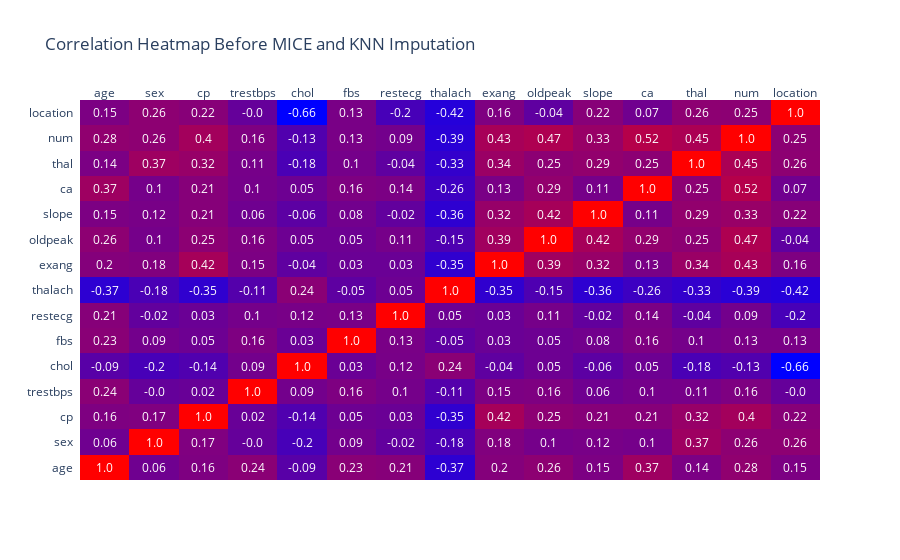

Write notebook code for a chart like this one.
### Markdown cell above
## Correlation and Outliers

### Code cell
col_names = list(df_no_dup.columns)
corr_matrix = np.round(df_no_dup.corr().values, 2)

fig_heatmap = ff.create_annotated_heatmap(
    z=corr_matrix,
    x=col_names,
    y=col_names,
    colorscale="bluered"
)
fig_heatmap.update_layout(
    title="Correlation Heatmap Before MICE and KNN Imputation",
)
fig_heatmap.show()

### Figure 1 — Plotly figure (JSON) as saved in the notebook; plotly's stock layout.template omitted (floating-point values rounded to 4 significant figures; data arrays with more than 128 entries replaced by an {"elided": "..."} marker saying what was removed)
{"data": [{"colorscale": [[0, "rgb(0,0,255)"], [1, "rgb(255,0,0)"]], "reversescale": false, "showscale": false, "type": "heatmap", "x": ["age", "sex", "cp", "trestbps", "chol", "fbs", "restecg", "thalach", "exang", "oldpeak", "slope", "ca", "thal", "num", "location"], "y": ["age", "sex", "cp", "trestbps", "chol", "fbs", "restecg", "thalach", "exang", "oldpeak", "slope", "ca", "thal", "num", "location"], "z": {"elided": "15x15 float values"}}], "layout": {"annotations": [{"font": {"color": "#FFFFFF"}, "showarrow": false, "text": "1.0", "x": "age", "xref": "x", "y": "age", "yref": "y"}, {"font": {"color": "#FFFFFF"}, "showarrow": false, "text": "0.06", "x": "sex", "xref": "x", "y": "age", "yref": "y"}, {"font": {"color": "#FFFFFF"}, "showarrow": false, "text": "0.16", "x": "cp", "xref": "x", "y": "age", "yref": "y"}, {"font": {"color": "#FFFFFF"}, "showarrow": false, "text": "0.24", "x": "trestbps", "xref": "x", "y": "age", "yref": "y"}, {"font": {"color": "#FFFFFF"}, "showarrow": false, "text": "-0.09", "x": "chol", "xref": "x", "y": "age", "yref": "y"}, {"font": {"color": "#FFFFFF"}, "showarrow": false, "text": "0.23", "x": "fbs", "xref": "x", "y": "age", "yref": "y"}, {"font": {"color": "#FFFFFF"}, "showarrow": false, "text": "0.21", "x": "restecg", "xref": "x", "y": "age", "yref": "y"}, {"font": {"color": "#FFFFFF"}, "showarrow": false, "text": "-0.37", "x": "thalach", "xref": "x", "y": "age", "yref": "y"}, {"font": {"color": "#FFFFFF"}, "showarrow": false, "text": "0.2", "x": "exang", "xref": "x", "y": "age", "yref": "y"}, {"font": {"color": "#FFFFFF"}, "showarrow": false, "text": "0.26", "x": "oldpeak", "xref": "x", "y": "age", "yref": "y"}, {"font": {"color": "#FFFFFF"}, "showarrow": false, "text": "0.15", "x": "slope", "xref": "x", "y": "age", "yref": "y"}, {"font": {"color": "#FFFFFF"}, "showarrow": false, "text": "0.37", "x": "ca", "xref": "x", "y": "age", "yref": "y"}, {"font": {"color": "#FFFFFF"}, "showarrow": false, "text": "0.14", "x": "thal", "xref": "x", "y": "age", "yref": "y"}, {"font": {"color": "#FFFFFF"}, "showarrow": false, "text": "0.28", "x": "num", "xref": "x", "y": "age", "yref": "y"}, {"font": {"color": "#FFFFFF"}, "showarrow": false, "text": "0.15", "x": "location", "xref": "x", "y": "age", "yref": "y"}, {"font": {"color": "#FFFFFF"}, "showarrow": false, "text": "0.06", "x": "age", "xref": "x", "y": "sex", "yref": "y"}, {"font": {"color": "#FFFFFF"}, "showarrow": false, "text": "1.0", "x": "sex", "xref": "x", "y": "sex", "yref": "y"}, {"font": {"color": "#FFFFFF"}, "showarrow": false, "text": "0.17", "x": "cp", "xref": "x", "y": "sex", "yref": "y"}, {"font": {"color": "#FFFFFF"}, "showarrow": false, "text": "-0.0", "x": "trestbps", "xref": "x", "y": "sex", "yref": "y"}, {"font": {"color": "#FFFFFF"}, "showarrow": false, "text": "-0.2", "x": "chol", "xref": "x", "y": "sex", "yref": "y"}, {"font": {"color": "#FFFFFF"}, "showarrow": false, "text": "0.09", "x": "fbs", "xref": "x", "y": "sex", "yref": "y"}, {"font": {"color": "#FFFFFF"}, "showarrow": false, "text": "-0.02", "x": "restecg", "xref": "x", "y": "sex", "yref": "y"}, {"font": {"color": "#FFFFFF"}, "showarrow": false, "text": "-0.18", "x": "thalach", "xref": "x", "y": "sex", "yref": "y"}, {"font": {"color": "#FFFFFF"}, "showarrow": false, "text": "0.18", "x": "exang", "xref": "x", "y": "sex", "yref": "y"}, {"font": {"color": "#FFFFFF"}, "showarrow": false, "text": "0.1", "x": "oldpeak", "xref": "x", "y": "sex", "yref": "y"}, {"font": {"color": "#FFFFFF"}, "showarrow": false, "text": "0.12", "x": "slope", "xref": "x", "y": "sex", "yref": "y"}, {"font": {"color": "#FFFFFF"}, "showarrow": false, "text": "0.1", "x": "ca", "xref": "x", "y": "sex", "yref": "y"}, {"font": {"color": "#FFFFFF"}, "showarrow": false, "text": "0.37", "x": "thal", "xref": "x", "y": "sex", "yref": "y"}, {"font": {"color": "#FFFFFF"}, "showarrow": false, "text": "0.26", "x": "num", "xref": "x", "y": "sex", "yref": "y"}, {"font": {"color": "#FFFFFF"}, "showarrow": false, "text": "0.26", "x": "location", "xref": "x", "y": "sex", "yref": "y"}, {"font": {"color": "#FFFFFF"}, "showarrow": false, "text": "0.16", "x": "age", "xref": "x", "y": "cp", "yref": "y"}, {"font": {"color": "#FFFFFF"}, "showarrow": false, "text": "0.17", "x": "sex", "xref": "x", "y": "cp", "yref": "y"}, {"font": {"color": "#FFFFFF"}, "showarrow": false, "text": "1.0", "x": "cp", "xref": "x", "y": "cp", "yref": "y"}, {"font": {"color": "#FFFFFF"}, "showarrow": false, "text": "0.02", "x": "trestbps", "xref": "x", "y": "cp", "yref": "y"}, {"font": {"color": "#FFFFFF"}, "showarrow": false, "text": "-0.14", "x": "chol", "xref": "x", "y": "cp", "yref": "y"}, {"font": {"color": "#FFFFFF"}, "showarrow": false, "text": "0.05", "x": "fbs", "xref": "x", "y": "cp", "yref": "y"}, {"font": {"color": "#FFFFFF"}, "showarrow": false, "text": "0.03", "x": "restecg", "xref": "x", "y": "cp", "yref": "y"}, {"font": {"color": "#FFFFFF"}, "showarrow": false, "text": "-0.35", "x": "thalach", "xref": "x", "y": "cp", "yref": "y"}, {"font": {"color": "#FFFFFF"}, "showarrow": false, "text": "0.42", "x": "exang", "xref": "x", "y": "cp", "yref": "y"}, {"font": {"color": "#FFFFFF"}, "showarrow": false, "text": "0.25", "x": "oldpeak", "xref": "x", "y": "cp", "yref": "y"}, {"font": {"color": "#FFFFFF"}, "showarrow": false, "text": "0.21", "x": "slope", "xref": "x", "y": "cp", "yref": "y"}, {"font": {"color": "#FFFFFF"}, "showarrow": false, "text": "0.21", "x": "ca", "xref": "x", "y": "cp", "yref": "y"}, {"font": {"color": "#FFFFFF"}, "showarrow": false, "text": "0.32", "x": "thal", "xref": "x", "y": "cp", "yref": "y"}, {"font": {"color": "#FFFFFF"}, "showarrow": false, "text": "0.4", "x": "num", "xref": "x", "y": "cp", "yref": "y"}, {"font": {"color": "#FFFFFF"}, "showarrow": false, "text": "0.22", "x": "location", "xref": "x", "y": "cp", "yref": "y"}, {"font": {"color": "#FFFFFF"}, "showarrow": false, "text": "0.24", "x": "age", "xref": "x", "y": "trestbps", "yref": "y"}, {"font": {"color": "#FFFFFF"}, "showarrow": false, "text": "-0.0", "x": "sex", "xref": "x", "y": "trestbps", "yref": "y"}, {"font": {"color": "#FFFFFF"}, "showarrow": false, "text": "0.02", "x": "cp", "xref": "x", "y": "trestbps", "yref": "y"}, {"font": {"color": "#FFFFFF"}, "showarrow": false, "text": "1.0", "x": "trestbps", "xref": "x", "y": "trestbps", "yref": "y"}, {"font": {"color": "#FFFFFF"}, "showarrow": false, "text": "0.09", "x": "chol", "xref": "x", "y": "trestbps", "yref": "y"}, {"font": {"color": "#FFFFFF"}, "showarrow": false, "text": "0.16", "x": "fbs", "xref": "x", "y": "trestbps", "yref": "y"}, {"font": {"color": "#FFFFFF"}, "showarrow": false, "text": "0.1", "x": "restecg", "xref": "x", "y": "trestbps", "yref": "y"}, {"font": {"color": "#FFFFFF"}, "showarrow": false, "text": "-0.11", "x": "thalach", "xref": "x", "y": "trestbps", "yref": "y"}, {"font": {"color": "#FFFFFF"}, "showarrow": false, "text": "0.15", "x": "exang", "xref": "x", "y": "trestbps", "yref": "y"}, {"font": {"color": "#FFFFFF"}, "showarrow": false, "text": "0.16", "x": "oldpeak", "xref": "x", "y": "trestbps", "yref": "y"}, {"font": {"color": "#FFFFFF"}, "showarrow": false, "text": "0.06", "x": "slope", "xref": "x", "y": "trestbps", "yref": "y"}, {"font": {"color": "#FFFFFF"}, "showarrow": false, "text": "0.1", "x": "ca", "xref": "x", "y": "trestbps", "yref": "y"}, {"font": {"color": "#FFFFFF"}, "showarrow": false, "text": "0.11", "x": "thal", "xref": "x", "y": "trestbps", "yref": "y"}, {"font": {"color": "#FFFFFF"}, "showarrow": false, "text": "0.16", "x": "num", "xref": "x", "y": "trestbps", "yref": "y"}, {"font": {"color": "#FFFFFF"}, "showarrow": false, "text": "-0.0", "x": "location", "xref": "x", "y": "trestbps", "yref": "y"}, {"font": {"color": "#FFFFFF"}, "showarrow": false, "text": "-0.09", "x": "age", "xref": "x", "y": "chol", "yref": "y"}, {"font": {"color": "#FFFFFF"}, "showarrow": false, "text": "-0.2", "x": "sex", "xref": "x", "y": "chol", "yref": "y"}, {"font": {"color": "#FFFFFF"}, "showarrow": false, "text": "-0.14", "x": "cp", "xref": "x", "y": "chol", "yref": "y"}, {"font": {"color": "#FFFFFF"}, "showarrow": false, "text": "0.09", "x": "trestbps", "xref": "x", "y": "chol", "yref": "y"}, {"font": {"color": "#FFFFFF"}, "showarrow": false, "text": "1.0", "x": "chol", "xref": "x", "y": "chol", "yref": "y"}, {"font": {"color": "#FFFFFF"}, "showarrow": false, "text": "0.03", "x": "fbs", "xref": "x", "y": "chol", "yref": "y"}, {"font": {"color": "#FFFFFF"}, "showarrow": false, "text": "0.12", "x": "restecg", "xref": "x", "y": "chol", "yref": "y"}, {"font": {"color": "#FFFFFF"}, "showarrow": false, "text": "0.24", "x": "thalach", "xref": "x", "y": "chol", "yref": "y"}, {"font": {"color": "#FFFFFF"}, "showarrow": false, "text": "-0.04", "x": "exang", "xref": "x", "y": "chol", "yref": "y"}, {"font": {"color": "#FFFFFF"}, "showarrow": false, "text": "0.05", "x": "oldpeak", "xref": "x", "y": "chol", "yref": "y"}, {"font": {"color": "#FFFFFF"}, "showarrow": false, "text": "-0.06", "x": "slope", "xref": "x", "y": "chol", "yref": "y"}, {"font": {"color": "#FFFFFF"}, "showarrow": false, "text": "0.05", "x": "ca", "xref": "x", "y": "chol", "yref": "y"}, {"font": {"color": "#FFFFFF"}, "showarrow": false, "text": "-0.18", "x": "thal", "xref": "x", "y": "chol", "yref": "y"}, {"font": {"color": "#FFFFFF"}, "showarrow": false, "text": "-0.13", "x": "num", "xref": "x", "y": "chol", "yref": "y"}, {"font": {"color": "#FFFFFF"}, "showarrow": false, "text": "-0.66", "x": "location", "xref": "x", "y": "chol", "yref": "y"}, {"font": {"color": "#FFFFFF"}, "showarrow": false, "text": "0.23", "x": "age", "xref": "x", "y": "fbs", "yref": "y"}, {"font": {"color": "#FFFFFF"}, "showarrow": false, "text": "0.09", "x": "sex", "xref": "x", "y": "fbs", "yref": "y"}, {"font": {"color": "#FFFFFF"}, "showarrow": false, "text": "0.05", "x": "cp", "xref": "x", "y": "fbs", "yref": "y"}, {"font": {"color": "#FFFFFF"}, "showarrow": false, "text": "0.16", "x": "trestbps", "xref": "x", "y": "fbs", "yref": "y"}, {"font": {"color": "#FFFFFF"}, "showarrow": false, "text": "0.03", "x": "chol", "xref": "x", "y": "fbs", "yref": "y"}, {"font": {"color": "#FFFFFF"}, "showarrow": false, "text": "1.0", "x": "fbs", "xref": "x", "y": "fbs", "yref": "y"}, {"font": {"color": "#FFFFFF"}, "showarrow": false, "text": "0.13", "x": "restecg", "xref": "x", "y": "fbs", "yref": "y"}, {"font": {"color": "#FFFFFF"}, "showarrow": false, "text": "-0.05", "x": "thalach", "xref": "x", "y": "fbs", "yref": "y"}, {"font": {"color": "#FFFFFF"}, "showarrow": false, "text": "0.03", "x": "exang", "xref": "x", "y": "fbs", "yref": "y"}, {"font": {"color": "#FFFFFF"}, "showarrow": false, "text": "0.05", "x": "oldpeak", "xref": "x", "y": "fbs", "yref": "y"}, {"font": {"color": "#FFFFFF"}, "showarrow": false, "text": "0.08", "x": "slope", "xref": "x", "y": "fbs", "yref": "y"}, {"font": {"color": "#FFFFFF"}, "showarrow": false, "text": "0.16", "x": "ca", "xref": "x", "y": "fbs", "yref": "y"}, {"font": {"color": "#FFFFFF"}, "showarrow": false, "text": "0.1", "x": "thal", "xref": "x", "y": "fbs", "yref": "y"}, {"font": {"color": "#FFFFFF"}, "showarrow": false, "text": "0.13", "x": "num", "xref": "x", "y": "fbs", "yref": "y"}, {"font": {"color": "#FFFFFF"}, "showarrow": false, "text": "0.13", "x": "location", "xref": "x", "y": "fbs", "yref": "y"}, {"font": {"color": "#FFFFFF"}, "showarrow": false, "text": "0.21", "x": "age", "xref": "x", "y": "restecg", "yref": "y"}, {"font": {"color": "#FFFFFF"}, "showarrow": false, "text": "-0.02", "x": "sex", "xref": "x", "y": "restecg", "yref": "y"}, {"font": {"color": "#FFFFFF"}, "showarrow": false, "text": "0.03", "x": "cp", "xref": "x", "y": "restecg", "yref": "y"}, {"font": {"color": "#FFFFFF"}, "showarrow": false, "text": "0.1", "x": "trestbps", "xref": "x", "y": "restecg", "yref": "y"}, {"font": {"color": "#FFFFFF"}, "showarrow": false, "text": "0.12", "x": "chol", "xref": "x", "y": "restecg", "yref": "y"}, {"font": {"color": "#FFFFFF"}, "showarrow": false, "text": "0.13", "x": "fbs", "xref": "x", "y": "restecg", "yref": "y"}, {"font": {"color": "#FFFFFF"}, "showarrow": false, "text": "1.0", "x": "restecg", "xref": "x", "y": "restecg", "yref": "y"}, {"font": {"color": "#FFFFFF"}, "showarrow": false, "text": "0.05", "x": "thalach", "xref": "x", "y": "restecg", "yref": "y"}, {"font": {"color": "#FFFFFF"}, "showarrow": false, "text": "0.03", "x": "exang", "xref": "x", "y": "restecg", "yref": "y"}, {"font": {"color": "#FFFFFF"}, "showarrow": false, "text": "0.11", "x": "oldpeak", "xref": "x", "y": "restecg", "yref": "y"}, {"font": {"color": "#FFFFFF"}, "showarrow": false, "text": "-0.02", "x": "slope", "xref": "x", "y": "restecg", "yref": "y"}, {"font": {"color": "#FFFFFF"}, "showarrow": false, "text": "0.14", "x": "ca", "xref": "x", "y": "restecg", "yref": "y"}, {"font": {"color": "#FFFFFF"}, "showarrow": false, "text": "-0.04", "x": "thal", "xref": "x", "y": "restecg", "yref": "y"}, {"font": {"color": "#FFFFFF"}, "showarrow": false, "text": "0.09", "x": "num", "xref": "x", "y": "restecg", "yref": "y"}, {"font": {"color": "#FFFFFF"}, "showarrow": false, "text": "-0.2", "x": "location", "xref": "x", "y": "restecg", "yref": "y"}, {"font": {"color": "#FFFFFF"}, "showarrow": false, "text": "-0.37", "x": "age", "xref": "x", "y": "thalach", "yref": "y"}, {"font": {"color": "#FFFFFF"}, "showarrow": false, "text": "-0.18", "x": "sex", "xref": "x", "y": "thalach", "yref": "y"}, {"font": {"color": "#FFFFFF"}, "showarrow": false, "text": "-0.35", "x": "cp", "xref": "x", "y": "thalach", "yref": "y"}, {"font": {"color": "#FFFFFF"}, "showarrow": false, "text": "-0.11", "x": "trestbps", "xref": "x", "y": "thalach", "yref": "y"}, {"font": {"color": "#FFFFFF"}, "showarrow": false, "text": "0.24", "x": "chol", "xref": "x", "y": "thalach", "yref": "y"}, {"font": {"color": "#FFFFFF"}, "showarrow": false, "text": "-0.05", "x": "fbs", "xref": "x", "y": "thalach", "yref": "y"}, {"font": {"color": "#FFFFFF"}, "showarrow": false, "text": "0.05", "x": "restecg", "xref": "x", "y": "thalach", "yref": "y"}, {"font": {"color": "#FFFFFF"}, "showarrow": false, "text": "1.0", "x": "thalach", "xref": "x", "y": "thalach", "yref": "y"}, {"font": {"color": "#FFFFFF"}, "showarrow": false, "text": "-0.35", "x": "exang", "xref": "x", "y": "thalach", "yref": "y"}, {"font": {"color": "#FFFFFF"}, "showarrow": false, "text": "-0.15", "x": "oldpeak", "xref": "x", "y": "thalach", "yref": "y"}, {"font": {"color": "#FFFFFF"}, "showarrow": false, "text": "-0.36", "x": "slope", "xref": "x", "y": "thalach", "yref": "y"}, {"font": {"color": "#FFFFFF"}, "showarrow": false, "text": "-0.26", "x": "ca", "xref": "x", "y": "thalach", "yref": "y"}, {"font": {"color": "#FFFFFF"}, "showarrow": false, "text": "-0.33", "x": "thal", "xref": "x", "y": "thalach", "yref": "y"}, {"font": {"color": "#FFFFFF"}, "showarrow": false, "text": "-0.39", "x": "num", "xref": "x", "y": "thalach", "yref": "y"}, {"font": {"color": "#FFFFFF"}, "showarrow": false, "text": "-0.42", "x": "location", "xref": "x", "y": "thalach", "yref": "y"}, {"font": {"color": "#FFFFFF"}, "showarrow": false, "text": "0.2", "x": "age", "xref": "x", "y": "exang", "yref": "y"}, {"font": {"color": "#FFFFFF"}, "showarrow": false, "text": "0.18", "x": "sex", "xref": "x", "y": "exang", "yref": "y"}, {"font": {"color": "#FFFFFF"}, "showarrow": false, "text": "0.42", "x": "cp", "xref": "x", "y": "exang", "yref": "y"}, {"font": {"color": "#FFFFFF"}, "showarrow": false, "text": "0.15", "x": "trestbps", "xref": "x", "y": "exang", "yref": "y"}, {"font": {"color": "#FFFFFF"}, "showarrow": false, "text": "-0.04", "x": "chol", "xref": "x", "y": "exang", "yref": "y"}, {"font": {"color": "#FFFFFF"}, "showarrow": false, "text": "0.03", "x": "fbs", "xref": "x", "y": "exang", "yref": "y"}, {"font": {"color": "#FFFFFF"}, "showarrow": false, "text": "0.03", "x": "restecg", "xref": "x", "y": "exang", "yref": "y"}, {"font": {"color": "#FFFFFF"}, "showarrow": false, "text": "-0.35", "x": "thalach", "xref": "x", "y": "exang", "yref": "y"}, {"font": {"color": "#FFFFFF"}, "showarrow": false, "text": "1.0", "x": "exang", "xref": "x", "y": "exang", "yref": "y"}, {"font": {"color": "#FFFFFF"}, "showarrow": false, "text": "0.39", "x": "oldpeak", "xref": "x", "y": "exang", "yref": "y"}, {"font": {"color": "#FFFFFF"}, "showarrow": false, "text": "0.32", "x": "slope", "xref": "x", "y": "exang", "yref": "y"}, {"font": {"color": "#FFFFFF"}, "showarrow": false, "text": "0.13", "x": "ca", "xref": "x", "y": "exang", "yref": "y"}, {"font": {"color": "#FFFFFF"}, "showarrow": false, "text": "0.34", "x": "thal", "xref": "x", "y": "exang", "yref": "y"}, {"font": {"color": "#FFFFFF"}, "showarrow": false, "text": "0.43", "x": "num", "xref": "x", "y": "exang", "yref": "y"}, {"font": {"color": "#FFFFFF"}, "showarrow": false, "text": "0.16", "x": "location", "xref": "x", "y": "exang", "yref": "y"}, {"font": {"color": "#FFFFFF"}, "showarrow": false, "text": "0.26", "x": "age", "xref": "x", "y": "oldpeak", "yref": "y"}, {"font": {"color": "#FFFFFF"}, "showarrow": false, "text": "0.1", "x": "sex", "xref": "x", "y": "oldpeak", "yref": "y"}, {"font": {"color": "#FFFFFF"}, "showarrow": false, "text": "0.25", "x": "cp", "xref": "x", "y": "oldpeak", "yref": "y"}, {"font": {"color": "#FFFFFF"}, "showarrow": false, "text": "0.16", "x": "trestbps", "xref": "x", "y": "oldpeak", "yref": "y"}, {"font": {"color": "#FFFFFF"}, "showarrow": false, "text": "0.05", "x": "chol", "xref": "x", "y": "oldpeak", "yref": "y"}, {"font": {"color": "#FFFFFF"}, "showarrow": false, "text": "0.05", "x": "fbs", "xref": "x", "y": "oldpeak", "yref": "y"}, {"font": {"color": "#FFFFFF"}, "showarrow": false, "text": "0.11", "x": "restecg", "xref": "x", "y": "oldpeak", "yref": "y"}, {"font": {"color": "#FFFFFF"}, "showarrow": false, "text": "-0.15", "x": "thalach", "xref": "x", "y": "oldpeak", "yref": "y"}, {"font": {"color": "#FFFFFF"}, "showarrow": false, "text": "0.39", "x": "exang", "xref": "x", "y": "oldpeak", "yref": "y"}, {"font": {"color": "#FFFFFF"}, "showarrow": false, "text": "1.0", "x": "oldpeak", "xref": "x", "y": "oldpeak", "yref": "y"}, {"font": {"color": "#FFFFFF"}, "showarrow": false, "text": "0.42", "x": "slope", "xref": "x", "y": "oldpeak", "yref": "y"}, {"font": {"color": "#FFFFFF"}, "showarrow": false, "text": "0.29", "x": "ca", "xref": "x", "y": "oldpeak", "yref": "y"}, {"font": {"color": "#FFFFFF"}, "showarrow": false, "text": "0.25", "x": "thal", "xref": "x", "y": "oldpeak", "yref": "y"}, {"font": {"color": "#FFFFFF"}, "showarrow": false, "text": "0.47", "x": "num", "xref": "x", "y": "oldpeak", "yref": "y"}, {"font": {"color": "#FFFFFF"}, "showarrow": false, "text": "-0.04", "x": "location", "xref": "x", "y": "oldpeak", "yref": "y"}, {"font": {"color": "#FFFFFF"}, "showarrow": false, "text": "0.15", "x": "age", "xref": "x", "y": "slope", "yref": "y"}, {"font": {"color": "#FFFFFF"}, "showarrow": false, "text": "0.12", "x": "sex", "xref": "x", "y": "slope", "yref": "y"}, {"font": {"color": "#FFFFFF"}, "showarrow": false, "text": "0.21", "x": "cp", "xref": "x", "y": "slope", "yref": "y"}, {"font": {"color": "#FFFFFF"}, "showarrow": false, "text": "0.06", "x": "trestbps", "xref": "x", "y": "slope", "yref": "y"}, {"font": {"color": "#FFFFFF"}, "showarrow": false, "text": "-0.06", "x": "chol", "xref": "x", "y": "slope", "yref": "y"}, {"font": {"color": "#FFFFFF"}, "showarrow": false, "text": "0.08", "x": "fbs", "xref": "x", "y": "slope", "yref": "y"}, {"font": {"color": "#FFFFFF"}, "showarrow": false, "text": "-0.02", "x": "restecg", "xref": "x", "y": "slope", "yref": "y"}, {"font": {"color": "#FFFFFF"}, "showarrow": false, "text": "-0.36", "x": "thalach", "xref": "x", "y": "slope", "yref": "y"}, {"font": {"color": "#FFFFFF"}, "showarrow": false, "text": "0.32", "x": "exang", "xref": "x", "y": "slope", "yref": "y"}, {"font": {"color": "#FFFFFF"}, "showarrow": false, "text": "0.42", "x": "oldpeak", "xref": "x", "y": "slope", "yref": "y"}, {"font": {"color": "#FFFFFF"}, "showarrow": false, "text": "1.0", "x": "slope", "xref": "x", "y": "slope", "yref": "y"}, {"font": {"color": "#FFFFFF"}, "showarrow": false, "text": "0.11", "x": "ca", "xref": "x", "y": "slope", "yref": "y"}, {"font": {"color": "#FFFFFF"}, "showarrow": false, "text": "0.29", "x": "thal", "xref": "x", "y": "slope", "yref": "y"}, {"font": {"color": "#FFFFFF"}, "showarrow": false, "text": "0.33", "x": "num", "xref": "x", "y": "slope", "yref": "y"}, {"font": {"color": "#FFFFFF"}, "showarrow": false, "text": "0.22", "x": "location", "xref": "x", "y": "slope", "yref": "y"}, {"font": {"color": "#FFFFFF"}, "showarrow": false, "text": "0.37", "x": "age", "xref": "x", "y": "ca", "yref": "y"}, {"font": {"color": "#FFFFFF"}, "showarrow": false, "text": "0.1", "x": "sex", "xref": "x", "y": "ca", "yref": "y"}, {"font": {"color": "#FFFFFF"}, "showarrow": false, "text": "0.21", "x": "cp", "xref": "x", "y": "ca", "yref": "y"}, {"font": {"color": "#FFFFFF"}, "showarrow": false, "text": "0.1", "x": "trestbps", "xref": "x", "y": "ca", "yref": "y"}, {"font": {"color": "#FFFFFF"}, "showarrow": false, "text": "0.05", "x": "chol", "xref": "x", "y": "ca", "yref": "y"}, {"font": {"color": "#FFFFFF"}, "showarrow": false, "text": "0.16", "x": "fbs", "xref": "x", "y": "ca", "yref": "y"}, {"font": {"color": "#FFFFFF"}, "showarrow": false, "text": "0.14", "x": "restecg", "xref": "x", "y": "ca", "yref": "y"}, {"font": {"color": "#FFFFFF"}, "showarrow": false, "text": "-0.26", "x": "thalach", "xref": "x", "y": "ca", "yref": "y"}, {"font": {"color": "#FFFFFF"}, "showarrow": false, "text": "0.13", "x": "exang", "xref": "x", "y": "ca", "yref": "y"}, {"font": {"color": "#FFFFFF"}, "showarrow": false, "text": "0.29", "x": "oldpeak", "xref": "x", "y": "ca", "yref": "y"}, {"font": {"color": "#FFFFFF"}, "showarrow": false, "text": "0.11", "x": "slope", "xref": "x", "y": "ca", "yref": "y"}, {"font": {"color": "#FFFFFF"}, "showarrow": false, "text": "1.0", "x": "ca", "xref": "x", "y": "ca", "yref": "y"}, {"font": {"color": "#FFFFFF"}, "showarrow": false, "text": "0.25", "x": "thal", "xref": "x", "y": "ca", "yref": "y"}, {"font": {"color": "#FFFFFF"}, "showarrow": false, "text": "0.52", "x": "num", "xref": "x", "y": "ca", "yref": "y"}, {"font": {"color": "#FFFFFF"}, "showarrow": false, "text": "0.07", "x": "location", "xref": "x", "y": "ca", "yref": "y"}, {"font": {"color": "#FFFFFF"}, "showarrow": false, "text": "0.14", "x": "age", "xref": "x", "y": "thal", "yref": "y"}, {"font": {"color": "#FFFFFF"}, "showarrow": false, "text": "0.37", "x": "sex", "xref": "x", "y": "thal", "yref": "y"}, {"font": {"color": "#FFFFFF"}, "showarrow": false, "text": "0.32", "x": "cp", "xref": "x", "y": "thal", "yref": "y"}, {"font": {"color": "#FFFFFF"}, "showarrow": false, "text": "0.11", "x": "trestbps", "xref": "x", "y": "thal", "yref": "y"}, {"font": {"color": "#FFFFFF"}, "showarrow": false, "text": "-0.18", "x": "chol", "xref": "x", "y": "thal", "yref": "y"}, {"font": {"color": "#FFFFFF"}, "showarrow": false, "text": "0.1", "x": "fbs", "xref": "x", "y": "thal", "yref": "y"}, {"font": {"color": "#FFFFFF"}, "showarrow": false, "text": "-0.04", "x": "restecg", "xref": "x", "y": "thal", "yref": "y"}, {"font": {"color": "#FFFFFF"}, "showarrow": false, "text": "-0.33", "x": "thalach", "xref": "x", "y": "thal", "yref": "y"}, {"font": {"color": "#FFFFFF"}, "showarrow": false, "text": "0.34", "x": "exang", "xref": "x", "y": "thal", "yref": "y"}, {"font": {"color": "#FFFFFF"}, "showarrow": false, "text": "0.25", "x": "oldpeak", "xref": "x", "y": "thal", "yref": "y"}, {"font": {"color": "#FFFFFF"}, "showarrow": false, "text": "0.29", "x": "slope", "xref": "x", "y": "thal", "yref": "y"}, {"font": {"color": "#FFFFFF"}, "showarrow": false, "text": "0.25", "x": "ca", "xref": "x", "y": "thal", "yref": "y"}, {"font": {"color": "#FFFFFF"}, "showarrow": false, "text": "1.0", "x": "thal", "xref": "x", "y": "thal", "yref": "y"}, {"font": {"color": "#FFFFFF"}, "showarrow": false, "text": "0.45", "x": "num", "xref": "x", "y": "thal", "yref": "y"}, {"font": {"color": "#FFFFFF"}, "showarrow": false, "text": "0.26", "x": "location", "xref": "x", "y": "thal", "yref": "y"}, {"font": {"color": "#FFFFFF"}, "showarrow": false, "text": "0.28", "x": "age", "xref": "x", "y": "num", "yref": "y"}, {"font": {"color": "#FFFFFF"}, "showarrow": false, "text": "0.26", "x": "sex", "xref": "x", "y": "num", "yref": "y"}, {"font": {"color": "#FFFFFF"}, "showarrow": false, "text": "0.4", "x": "cp", "xref": "x", "y": "num", "yref": "y"}, {"font": {"color": "#FFFFFF"}, "showarrow": false, "text": "0.16", "x": "trestbps", "xref": "x", "y": "num", "yref": "y"}, {"font": {"color": "#FFFFFF"}, "showarrow": false, "text": "-0.13", "x": "chol", "xref": "x", "y": "num", "yref": "y"}, {"font": {"color": "#FFFFFF"}, "showarrow": false, "text": "0.13", "x": "fbs", "xref": "x", "y": "num", "yref": "y"}, {"font": {"color": "#FFFFFF"}, "showarrow": false, "text": "0.09", "x": "restecg", "xref": "x", "y": "num", "yref": "y"}, {"font": {"color": "#FFFFFF"}, "showarrow": false, "text": "-0.39", "x": "thalach", "xref": "x", "y": "num", "yref": "y"}, {"font": {"color": "#FFFFFF"}, "showarrow": false, "text": "0.43", "x": "exang", "xref": "x", "y": "num", "yref": "y"}, {"font": {"color": "#FFFFFF"}, "showarrow": false, "text": "0.47", "x": "oldpeak", "xref": "x", "y": "num", "yref": "y"}, {"font": {"color": "#FFFFFF"}, "showarrow": false, "text": "0.33", "x": "slope", "xref": "x", "y": "num", "yref": "y"}, {"font": {"color": "#FFFFFF"}, "showarrow": false, "text": "0.52", "x": "ca", "xref": "x", "y": "num", "yref": "y"}, {"font": {"color": "#FFFFFF"}, "showarrow": false, "text": "0.45", "x": "thal", "xref": "x", "y": "num", "yref": "y"}, {"font": {"color": "#FFFFFF"}, "showarrow": false, "text": "1.0", "x": "num", "xref": "x", "y": "num", "yref": "y"}, {"font": {"color": "#FFFFFF"}, "showarrow": false, "text": "0.25", "x": "location", "xref": "x", "y": "num", "yref": "y"}, {"font": {"color": "#FFFFFF"}, "showarrow": false, "text": "0.15", "x": "age", "xref": "x", "y": "location", "yref": "y"}, {"font": {"color": "#FFFFFF"}, "showarrow": false, "text": "0.26", "x": "sex", "xref": "x", "y": "location", "yref": "y"}, {"font": {"color": "#FFFFFF"}, "showarrow": false, "text": "0.22", "x": "cp", "xref": "x", "y": "location", "yref": "y"}, {"font": {"color": "#FFFFFF"}, "showarrow": false, "text": "-0.0", "x": "trestbps", "xref": "x", "y": "location", "yref": "y"}, {"font": {"color": "#FFFFFF"}, "showarrow": false, "text": "-0.66", "x": "chol", "xref": "x", "y": "location", "yref": "y"}, {"font": {"color": "#FFFFFF"}, "showarrow": false, "text": "0.13", "x": "fbs", "xref": "x", "y": "location", "yref": "y"}, {"font": {"color": "#FFFFFF"}, "showarrow": false, "text": "-0.2", "x": "restecg", "xref": "x", "y": "location", "yref": "y"}, {"font": {"color": "#FFFFFF"}, "showarrow": false, "text": "-0.42", "x": "thalach", "xref": "x", "y": "location", "yref": "y"}, {"font": {"color": "#FFFFFF"}, "showarrow": false, "text": "0.16", "x": "exang", "xref": "x", "y": "location", "yref": "y"}, {"font": {"color": "#FFFFFF"}, "showarrow": false, "text": "-0.04", "x": "oldpeak", "xref": "x", "y": "location", "yref": "y"}, {"font": {"color": "#FFFFFF"}, "showarrow": false, "text": "0.22", "x": "slope", "xref": "x", "y": "location", "yref": "y"}, {"font": {"color": "#FFFFFF"}, "showarrow": false, "text": "0.07", "x": "ca", "xref": "x", "y": "location", "yref": "y"}, {"font": {"color": "#FFFFFF"}, "showarrow": false, "text": "0.26", "x": "thal", "xref": "x", "y": "location", "yref": "y"}, {"font": {"color": "#FFFFFF"}, "showarrow": false, "text": "0.25", "x": "num", "xref": "x", "y": "location", "yref": "y"}, {"font": {"color": "#FFFFFF"}, "showarrow": false, "text": "1.0", "x": "location", "xref": "x", "y": "location", "yref": "y"}], "title": {"text": "Correlation Heatmap Before MICE and KNN Imputation"}, "xaxis": {"dtick": 1, "gridcolor": "rgb(0, 0, 0)", "side": "top", "ticks": ""}, "yaxis": {"dtick": 1, "ticks": "", "ticksuffix": "  "}}}
